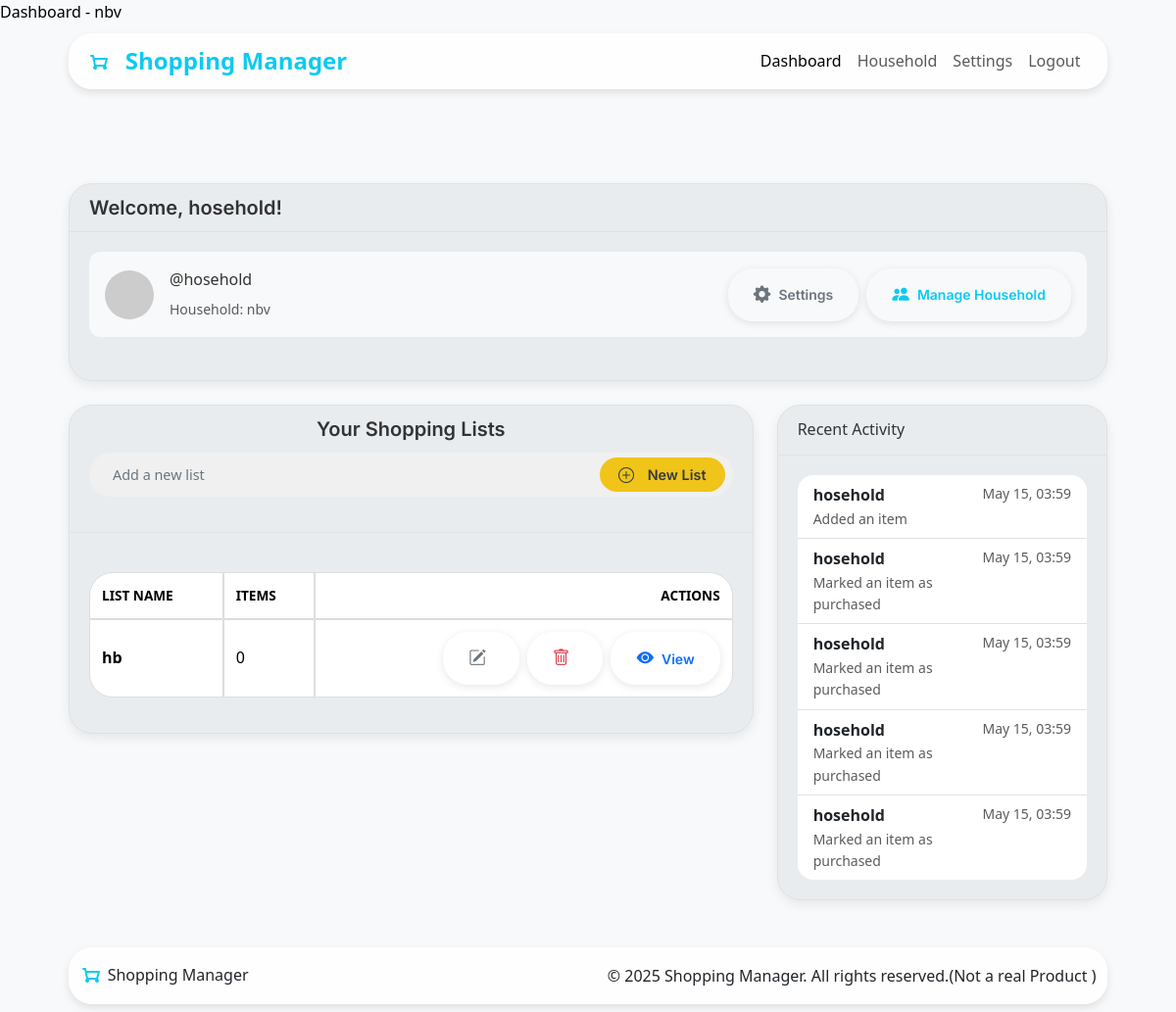
The app's page /dashboard (signed in) with its own data.
### app/models.py (models this page shows, shortened)
class User(db.Model, UserMixin):
    __tablename__ = 'users'
    id = db.Column(db.Integer, primary_key=True)
    username = db.Column(db.String(80), unique=True, nullable=False)
    name = db.Column(db.String(80), nullable=False)
    password = db.Column(db.String(128), nullable=False)
    role = db.Column(db.String(20), default='member')
    avatar_url = db.Column(db.String(256), nullable=True)  # Can be DiceBear URL or local path
    household_id = db.Column(db.Integer, db.ForeignKey('households.id'))
    household = db.relationship('Household', back_populates='members', foreign_keys=[household_id])
    administered_household = db.relationship('Household', back_populates='admin',
                                            foreign_keys='Household.admin_id', uselist=False)
    created_lists = db.relationship('ShoppingList', backref='creator', lazy=True)
    added_items = db.relationship('ListItem', backref='added_by', lazy=True)
    activities = db.relationship('ActivityLog', backref='user', lazy=True)

class Household(db.Model):
    __tablename__ = 'households'
    id = db.Column(db.Integer, primary_key=True)
    join_code = db.Column(db.String(36), unique=True, nullable=False, default=lambda: secrets.token_hex(4).upper())
    name = db.Column(db.String(100), nullable=False)
    created_at = db.Column(db.DateTime, default=datetime.now(timezone.utc))
    admin_id = db.Column(db.Integer, db.ForeignKey('users.id'), nullable=False)
    admin = db.relationship('User', back_populates='administered_household', foreign_keys=[admin_id])
    members = db.relationship('User', back_populates='household', lazy=True, foreign_keys='User.household_id')
    shopping_lists = db.relationship('ShoppingList', backref='household', lazy=True, cascade="all, delete-orphan")

class ShoppingList(db.Model):
    __tablename__ = 'shoppinglists'  # Explicitly set table name
    id = db.Column(db.Integer, primary_key=True)
    name = db.Column(db.String(100), nullable=False)
    household_id = db.Column(db.Integer, db.ForeignKey('households.id'), nullable=False)
    created_by_user_id = db.Column(db.Integer, db.ForeignKey('users.id'), nullable=False)
    created_at = db.Column(db.DateTime, default=datetime.now(timezone.utc))
    items_count = db.Column(db.Integer, default=0)
    purchased_items_count = db.Column(db.Integer, default=0)
    items = db.relationship('ListItem', backref='shopping_list', lazy=True, cascade="all, delete-orphan")

class ActivityLog(db.Model):
    __tablename__ = 'activity_log'
    id = db.Column(db.Integer, primary_key=True)
    user_id = db.Column(db.Integer, db.ForeignKey('users.id'), nullable=False)
    household_id = db.Column(db.Integer, db.ForeignKey('households.id'), nullable=False)
    action_type = db.Column(db.String(50), nullable=False)
    timestamp = db.Column(db.DateTime, default=datetime.now(timezone.utc))

### app/routes.py (the view)
@main.route('/dashboard')
@login_required
def dashboard():
    new_list_form = ShoppingListForm()
    household_id = current_user.household_id
    if not household_id:
        flash("You must join or create a household first.", "warning")
        return redirect(url_for('household_bp.setup'))
    household = HouseholdModel.query.get(household_id)
    if not household:
        flash("Household not found.", "danger")
        return redirect(url_for('main.dashboard'))
    is_admin = (current_user.id == household.admin_id)
    all_household_lists = ShoppingListModel.query.filter_by(household_id=household_id)\
                                               .order_by(ShoppingListModel.created_at.desc())\
                                               .all()
    recent_activity = ActivityLog.query.filter_by(household_id=household_id)\
                                     .order_by(ActivityLog.timestamp.desc())\
                                     .limit(5)\
                                     .all()
    return render_template('dashboard.html',
                           title=f"Dashboard - {household.name}",
                           household=household,
                           lists=all_household_lists,
                           is_admin=is_admin,
                           recent_activity=recent_activity,
                           format_action=format_action ,
                           new_list_form=new_list_form
                           )

### templates/dashboard.html (shortened to what this page needs)
{% extends "base.html" %}
{% block content %}
<div class="container mt-2">
    <div class="card sm-card mb-4">
        <div class="card-header"><h5 class="mb-0">Welcome, {{ current_user.name | default('User') }}!</h5></div>
        <div class="card-body">
            <div class="profile-header">
                {% if current_user.avatar_url %}
                    {% if current_user.avatar_url.startswith('http') %}
                        <img src="{{ current_user.avatar_url }}" alt="{{ current_user.name }}'s avatar" class="profile-pic-actual">
                    {% else %}
                        <img src="{{ current_user.avatar_url }}" alt="{{ current_user.name }}'s avatar" class="profile-pic-actual">
                    {% endif %}
                {% else %}
                    <img src="https://api.dicebear.com/7.x/initials/svg?seed={{ current_user.name }}" alt="Default avatar" class="profile-pic-actual">
                {% endif %}
                <div class="profile-info me-auto">
                    <p class="card-text mb-1">@{{ current_user.username }}</p>
                    {% if current_user.household %}
                        <small class="text-muted">Household: {{ current_user.household.name }}</small>
                    {% else %}
                        <small class="text-muted">Not currently in a household. <a href="{{ url_for('household_bp.setup')}}">Join or Create One!</a></small>
                    {% endif %}
                </div>
                <div class="profile-actions d-flex flex-column flex-sm-row align-items-sm-center">
                    <a href="{{ url_for('settings_bp.account_settings') }}" class="btn btn-sm btn-outline-secondary mb-2 mb-sm-0 me-sm-2">
                        <i class="bi bi-gear-fill"></i> Settings
                    </a>
                    {% if current_user.household and (is_admin or current_user.is_admin_of_household) %}
                    <a href="{{ url_for('household_bp.manage_household') }}" class="btn btn-sm btn-outline-info">
                        <i class="bi bi-people-fill"></i> Manage Household
                    </a>
                    {% endif %}
                </div>
            </div>
        </div>
    </div>
    <div class="row">
        <div class="col-md-8">
            <div class="card sm-card mb-4">
                <div class="card-header">
                    <div class="list-header-controls">
                        <h2 class="h4 list-header-title">Your Shopping Lists</h2>
                        <div class="header-actions-toolbar">
                            <div class="header-action-group" id="headerQuickAddGroup">
                                <div class="dashboard-new-list-container">
                                    <form class="d-flex my-auto" role="New List" id="dashboardListAddForm" action="{{ url_for('shoppinglist_bp.create_list') }}" method="post">
                                        <div class="shopping-new-list-pill-container">
                                        {{ new_list_form.name(class_='form-control' + (' is-invalid' if new_list_form.name.errors else ''), placeholder="Add a new list", id="dashboardNewListInput", type="text", aria_label="New List") }}
                                            <button class="btn btn-new-list-custom expanded" type="submit" id="dashboardNewListBtn">
                                                    <i class="bi bi-plus-circle"></i>
                                                    <span class="New-List-text">New List</span>
                                            </button>
                                        </div>
                                    </form>
                                </div>
                            </div>
                        </div>
                    </div>
                </div>
                <div class="card-body">
                    {% if lists %}
                    <div class="table-container">
                        <table class="table align-middle rounded-table" id="shoppingListsTable">
                            <thead>
                                <tr>
                                    <th scope="col">List Name</th>
                                    <th scope="col">Items</th>
                                    <th scope="col" class="text-end">Actions</th>
                                </tr>
                            </thead>
                            <tbody>
                                {% for list in lists %}
                                <tr id="list-row-{{ list.id }}">
                                    <td>
                                        <strong>{{ list.name }}</strong>
                                    </td>
                                    <td>
                                        {{ list.items_count | default(0) }}
                                    </td>
                                    <td class="text-end">
                                        <div class="d-flex flex-wrap justify-content-end gap-2">
                                            <a href="{{ url_for('shoppinglist_bp.edit_list', list_id=list.id) }}"
                                            class="btn btn-sm btn-outline-secondary" title="Edit List Name" id="eeditbtn">
                                            <i class="bi bi-pencil-square"></i>
                                            </a>
                                            <button type="submit"
                                                class="btn btn-sm btn-outline-danger delete-list-btn"
                                                title="Delete List"
                                                data-bs-toggle="modal"
                                                data-bs-target="#confirmModal"
                                                data-modal-title="Confirm List Deletion"
                                                data-modal-body="Are you sure you want to delete the list '{{ list.name | escape }}' and all its items? This cannot be undone."
                                                data-modal-confirm-text="Delete List"
                                                data-modal-confirm-class="btn-danger"
                                                data-action-url="{{ url_for('shoppinglist_bp.delete_list', list_id=list.id) }}"
                                                data-target-element-selector="#list-row-{{ list.id }}"
                                                data-redirect-url="{{ url_for('main.dashboard') }}">
                                            <i class="bi bi-trash"></i>
                                            </button>
                                            <a href="{{ url_for('shoppinglist_bp.view_list', list_id=list.id) }}"
                                            class="btn btn-sm btn-outline-primary">
                                            <i class="bi bi-eye-fill"></i> <span class="d-none d-sm-inline">View</span>
                                            </a>
                                        </div>
                                    </td>
                                </tr>
                                {% endfor %}
                            </tbody>
                        </table>
                    </div>
                    {% else %}
                    <div>
                        <p class="card-text">You don't have any lists yet! Click 'New List' to get started.</p>
                    </div>
                    {% endif%}
                </div>
            </div>
        </div>
        <div class="col-md-4">
            <div class="card sm-card mb-4">
                <div class="card-header">Recent Activity</div>
                <div class="card-body">
                    {% if recent_activity %}
                    <ul class="list-group list-group-flush">
                        {% for activity in recent_activity %}
                        <li class="list-group-item d-flex justify-content-between align-items-start">
                            <div>
                            <strong>{{ activity.user.name }}</strong>
                            <small class="text-muted d-block">{{ format_action(activity.action_type) }}</small>
                            </div>
                            <small class="text-muted text-nowrap">{{ activity.timestamp.strftime('%b %d, %H:%M')}}</small>
                        </li>
                        {% endfor %}
                    </ul>
                    {% else %}
                    <p class="card-text">No Activity Yet!</p>
                    {% endif %}
                </div>
            </div>
        </div>
    </div>
</div>
{% endblock %}

### records on screen
User: name "hosehold", username "hosehold"
Household: household.name "nbv"
ShoppingList: name "hb", items_count "0"
ActivityLog: user.name "hosehold", action_type "Added an item", timestamp "May 15, 03:59"
ActivityLog: user.name "hosehold", action_type "Marked an item as purchased", timestamp "May 15, 03:59"
ActivityLog: user.name "hosehold", action_type "Marked an item as purchased", timestamp "May 15, 03:59"
ActivityLog: user.name "hosehold", action_type "Marked an item as purchased", timestamp "May 15, 03:59"
ActivityLog: user.name "hosehold", action_type "Marked an item as purchased", timestamp "May 15, 03:59"
